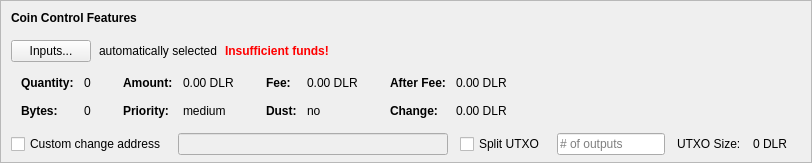
    <widget class="QFrame" name="frameCoinControl">
     <property name="sizePolicy">
      <sizepolicy hsizetype="Expanding" vsizetype="Expanding">
       <horstretch>0</horstretch>
       <verstretch>0</verstretch>
      </sizepolicy>
     </property>
     <property name="maximumSize">
      <size>
       <width>16777215</width>
       <height>16777215</height>
      </size>
     </property>
     <property name="frameShape">
      <enum>QFrame::StyledPanel</enum>
     </property>
     <property name="frameShadow">
      <enum>QFrame::Sunken</enum>
     </property>
     <layout class="QVBoxLayout" name="verticalLayoutCoinControl2">
      <property name="spacing">
       <number>0</number>
      </property>
      <property name="leftMargin">
       <number>0</number>
      </property>
      <property name="topMargin">
       <number>0</number>
      </property>
      <property name="rightMargin">
       <number>0</number>
      </property>
      <property name="bottomMargin">
       <number>6</number>
      </property>
      <item>
       <layout class="QVBoxLayout" name="verticalLayoutCoinControl" stretch="0,0,0,0,1">
        <property name="spacing">
         <number>0</number>
        </property>
        <property name="leftMargin">
         <number>10</number>
        </property>
        <property name="topMargin">
         <number>10</number>
        </property>
        <item>
         <layout class="QHBoxLayout" name="horizontalLayoutCoinControl1">
          <property name="bottomMargin">
           <number>15</number>
          </property>
          <item>
           <widget class="QLabel" name="labelCoinControlFeatures">
            <property name="sizePolicy">
             <sizepolicy hsizetype="Preferred" vsizetype="Maximum">
              <horstretch>0</horstretch>
              <verstretch>0</verstretch>
             </sizepolicy>
            </property>
            <property name="font">
             <font>
              <weight>75</weight>
              <bold>true</bold>
             </font>
            </property>
            <property name="styleSheet">
             <string notr="true">font-weight:bold;</string>
            </property>
            <property name="text">
             <string>Coin Control Features</string>
            </property>
           </widget>
          </item>
         </layout>
        </item>
        <item>
         <layout class="QHBoxLayout" name="horizontalLayoutCoinControl2" stretch="0,0,0,0">
          <property name="spacing">
           <number>8</number>
          </property>
          <property name="bottomMargin">
           <number>10</number>
          </property>
          <item>
           <widget class="QPushButton" name="pushButtonCoinControl">
            <property name="styleSheet">
             <string notr="true"/>
            </property>
            <property name="text">
             <string>Inputs...</string>
            </property>
            <property name="autoDefault">
             <bool>false</bool>
            </property>
           </widget>
          </item>
          <item>
           <widget class="QLabel" name="labelCoinControlAutomaticallySelected">
            <property name="text">
             <string>automatically selected</string>
            </property>
            <property name="margin">
             <number>5</number>
            </property>
           </widget>
          </item>
          <item>
           <widget class="QLabel" name="labelCoinControlInsuffFunds">
            <property name="font">
             <font>
              <weight>75</weight>
              <bold>true</bold>
             </font>
            </property>
            <property name="styleSheet">
             <string notr="true">color:red;font-weight:bold;</string>
            </property>
            <property name="text">
             <string>Insufficient funds!</string>
            </property>
            <property name="margin">
             <number>5</number>
            </property>
           </widget>
          </item>
          <item>
           <spacer name="horizontalSpacerCoinControl">
            <property name="orientation">
             <enum>Qt::Horizontal</enum>
            </property>
            <property name="sizeHint" stdset="0">
             <size>
              <width>40</width>
              <height>1</height>
             </size>
            </property>
           </spacer>
          </item>
         </layout>
        </item>
        <item>
         <widget class="QWidget" name="widgetCoinControl" native="true">
          <property name="sizePolicy">
           <sizepolicy hsizetype="Preferred" vsizetype="Preferred">
            <horstretch>0</horstretch>
            <verstretch>0</verstretch>
           </sizepolicy>
          </property>
          <property name="minimumSize">
           <size>
            <width>0</width>
            <height>0</height>
           </size>
          </property>
          <property name="styleSheet">
           <string notr="true"/>
          </property>
          <layout class="QHBoxLayout" name="horizontalLayoutCoinControl5">
           <property name="leftMargin">
            <number>0</number>
           </property>
           <property name="topMargin">
            <number>0</number>
           </property>
           <property name="rightMargin">
            <number>0</number>
           </property>
           <property name="bottomMargin">
            <number>0</number>
           </property>
           <item>
            <layout class="QHBoxLayout" name="horizontalLayoutCoinControl3" stretch="0,0,0,1">
             <property name="spacing">
              <number>20</number>
             </property>
             <property name="topMargin">
              <number>0</number>
             </property>
             <property name="bottomMargin">
              <number>10</number>
             </property>
             <item>
              <layout class="QFormLayout" name="formLayoutCoinControl1">
               <property name="horizontalSpacing">
                <number>10</number>
               </property>
               <property name="verticalSpacing">
                <number>14</number>
               </property>
               <property name="leftMargin">
                <number>10</number>
               </property>
               <property name="topMargin">
                <number>4</number>
               </property>
               <property name="rightMargin">
                <number>6</number>
               </property>
               <item row="0" column="0">
                <widget class="QLabel" name="labelCoinControlQuantityText">
                 <property name="font">
                  <font>
                   <weight>75</weight>
                   <bold>true</bold>
                  </font>
                 </property>
                 <property name="text">
                  <string>Quantity:</string>
                 </property>
                 <property name="margin">
                  <number>0</number>
                 </property>
                </widget>
               </item>
               <item row="0" column="1">
                <widget class="QLabel" name="labelCoinControlQuantity">
                 <property name="cursor">
                  <cursorShape>IBeamCursor</cursorShape>
                 </property>
                 <property name="contextMenuPolicy">
                  <enum>Qt::ActionsContextMenu</enum>
                 </property>
                 <property name="text">
                  <string notr="true">0</string>
                 </property>
                 <property name="margin">
                  <number>0</number>
                 </property>
                 <property name="textInteractionFlags">
                  <set>Qt::LinksAccessibleByMouse|Qt::TextSelectableByKeyboard|Qt::TextSelectableByMouse</set>
                 </property>
                </widget>
               </item>
               <item row="1" column="0">
                <widget class="QLabel" name="labelCoinControlBytesText">
                 <property name="font">
                  <font>
                   <weight>75</weight>
                   <bold>true</bold>
                  </font>
                 </property>
                 <property name="text">
                  <string>Bytes:</string>
                 </property>
                </widget>
               </item>
               <item row="1" column="1">
                <widget class="QLabel" name="labelCoinControlBytes">
                 <property name="cursor">
                  <cursorShape>IBeamCursor</cursorShape>
                 </property>
                 <property name="contextMenuPolicy">
                  <enum>Qt::ActionsContextMenu</enum>
                 </property>
                 <property name="text">
                  <string notr="true">0</string>
                 </property>
                 <property name="textInteractionFlags">
                  <set>Qt::LinksAccessibleByMouse|Qt::TextSelectableByKeyboard|Qt::TextSelectableByMouse</set>
                 </property>
                </widget>
               </item>
              </layout>
             </item>
             <item>
              <layout class="QFormLayout" name="formLayoutCoinControl2">
               <property name="horizontalSpacing">
                <number>10</number>
               </property>
               <property name="verticalSpacing">
                <number>14</number>
               </property>
               <property name="leftMargin">
                <number>6</number>
               </property>
               <property name="topMargin">
                <number>4</number>
               </property>
               <property name="rightMargin">
                <number>6</number>
               </property>
               <item row="0" column="0">
                <widget class="QLabel" name="labelCoinControlAmountText">
                 <property name="font">
                  <font>
                   <weight>75</weight>
                   <bold>true</bold>
                  </font>
                 </property>
                 <property name="text">
                  <string>Amount:</string>
                 </property>
                 <property name="margin">
                  <number>0</number>
                 </property>
                </widget>
               </item>
               <item row="0" column="1">
                <widget class="QLabel" name="labelCoinControlAmount">
                 <property name="cursor">
                  <cursorShape>IBeamCursor</cursorShape>
                 </property>
                 <property name="contextMenuPolicy">
                  <enum>Qt::ActionsContextMenu</enum>
                 </property>
                 <property name="text">
                  <string notr="true">0.00 DLR</string>
                 </property>
                 <property name="textInteractionFlags">
                  <set>Qt::LinksAccessibleByMouse|Qt::TextSelectableByKeyboard|Qt::TextSelectableByMouse</set>
                 </property>
                </widget>
               </item>
               <item row="1" column="0">
                <widget class="QLabel" name="labelCoinControlPriorityText">
                 <property name="font">
                  <font>
                   <weight>75</weight>
                   <bold>true</bold>
                  </font>
                 </property>
                 <property name="text">
                  <string>Priority:</string>
                 </property>
                </widget>
               </item>
               <item row="1" column="1">
                <widget class="QLabel" name="labelCoinControlPriority">
                 <property name="cursor">
                  <cursorShape>IBeamCursor</cursorShape>
                 </property>
                 <property name="contextMenuPolicy">
                  <enum>Qt::ActionsContextMenu</enum>
                 </property>
                 <property name="text">
                  <string>medium</string>
                 </property>
                 <property name="textInteractionFlags">
                  <set>Qt::LinksAccessibleByMouse|Qt::TextSelectableByKeyboard|Qt::TextSelectableByMouse</set>
                 </property>
                </widget>
               </item>
              </layout>
             </item>
             <item>
              <layout class="QFormLayout" name="formLayoutCoinControl3">
               <property name="horizontalSpacing">
                <number>10</number>
               </property>
               <property name="verticalSpacing">
                <number>14</number>
               </property>
               <property name="leftMargin">
                <number>6</number>
               </property>
               <property name="topMargin">
                <number>4</number>
               </property>
               <property name="rightMargin">
                <number>6</number>
               </property>
               <item row="0" column="0">
                <widget class="QLabel" name="labelCoinControlFeeText">
                 <property name="font">
                  <font>
                   <weight>75</weight>
                   <bold>true</bold>
                  </font>
                 </property>
                 <property name="text">
                  <string>Fee:</string>
                 </property>
                 <property name="margin">
                  <number>0</number>
                 </property>
                </widget>
               </item>
               <item row="0" column="1">
                <widget class="QLabel" name="labelCoinControlFee">
                 <property name="cursor">
                  <cursorShape>IBeamCursor</cursorShape>
                 </property>
                 <property name="contextMenuPolicy">
                  <enum>Qt::ActionsContextMenu</enum>
                 </property>
                 <property name="text">
                  <string notr="true">0.00 DLR</string>
                 </property>
                 <property name="textInteractionFlags">
                  <set>Qt::LinksAccessibleByMouse|Qt::TextSelectableByKeyboard|Qt::TextSelectableByMouse</set>
                 </property>
                </widget>
               </item>
               <item row="1" column="0">
                <widget class="QLabel" name="labelCoinControlLowOutputText">
                 <property name="font">
                  <font>
                   <weight>75</weight>
                   <bold>true</bold>
                  </font>
                 </property>
                 <property name="text">
                  <string>Dust:</string>
                 </property>
                </widget>
               </item>
               <item row="1" column="1">
                <widget class="QLabel" name="labelCoinControlLowOutput">
                 <property name="cursor">
                  <cursorShape>IBeamCursor</cursorShape>
                 </property>
                 <property name="contextMenuPolicy">
                  <enum>Qt::ActionsContextMenu</enum>
                 </property>
                 <property name="text">
                  <string>no</string>
                 </property>
                 <property name="textInteractionFlags">
                  <set>Qt::LinksAccessibleByMouse|Qt::TextSelectableByKeyboard|Qt::TextSelectableByMouse</set>
                 </property>
                </widget>
               </item>
              </layout>
             </item>
             <item>
              <layout class="QFormLayout" name="formLayoutCoinControl4">
               <property name="horizontalSpacing">
                <number>10</number>
               </property>
               <property name="verticalSpacing">
                <number>14</number>
               </property>
               <property name="leftMargin">
                <number>6</number>
               </property>
               <property name="topMargin">
                <number>4</number>
               </property>
               <property name="rightMargin">
                <number>6</number>
               </property>
               <item row="0" column="0">
                <widget class="QLabel" name="labelCoinControlAfterFeeText">
                 <property name="font">
                  <font>
                   <weight>75</weight>
                   <bold>true</bold>
                  </font>
                 </property>
                 <property name="text">
                  <string>After Fee:</string>
                 </property>
                 <property name="margin">
                  <number>0</number>
                 </property>
                </widget>
               </item>
               <item row="0" column="1">
                <widget class="QLabel" name="labelCoinControlAfterFee">
                 <property name="cursor">
                  <cursorShape>IBeamCursor</cursorShape>
                 </property>
                 <property name="contextMenuPolicy">
                  <enum>Qt::ActionsContextMenu</enum>
                 </property>
                 <property name="text">
                  <string notr="true">0.00 DLR</string>
                 </property>
                 <property name="textInteractionFlags">
                  <set>Qt::LinksAccessibleByMouse|Qt::TextSelectableByKeyboard|Qt::TextSelectableByMouse</set>
                 </property>
                </widget>
               </item>
               <item row="1" column="0">
                <widget class="QLabel" name="labelCoinControlChangeText">
                 <property name="font">
                  <font>
                   <weight>75</weight>
                   <bold>true</bold>
                  </font>
                 </property>
                 <property name="text">
                  <string>Change:</string>
                 </property>
                </widget>
               </item>
               <item row="1" column="1">
                <widget class="QLabel" name="labelCoinControlChange">
                 <property name="cursor">
                  <cursorShape>IBeamCursor</cursorShape>
                 </property>
                 <property name="contextMenuPolicy">
                  <enum>Qt::ActionsContextMenu</enum>
                 </property>
                 <property name="text">
                  <string notr="true">0.00 DLR</string>
                 </property>
                 <property name="textInteractionFlags">
                  <set>Qt::LinksAccessibleByMouse|Qt::TextSelectableByKeyboard|Qt::TextSelectableByMouse</set>
                 </property>
                </widget>
               </item>
              </layout>
             </item>
            </layout>
           </item>
          </layout>
         </widget>
        </item>
        <item>
         <layout class="QHBoxLayout" name="horizontalLayoutCoinControl4" stretch="0,0,0,0,0,0,0">
          <property name="spacing">
           <number>12</number>
          </property>
          <property name="sizeConstraint">
           <enum>QLayout::SetDefaultConstraint</enum>
          </property>
          <property name="topMargin">
           <number>5</number>
          </property>
          <property name="rightMargin">
           <number>5</number>
          </property>
          <item>
           <widget class="QCheckBox" name="checkBoxCoinControlChange">
            <property name="toolTip">
             <string>If this is activated, but the change address is empty or invalid, change will be sent to a newly generated address.</string>
            </property>
            <property name="text">
             <string>Custom change address</string>
            </property>
           </widget>
          </item>
          <item>
           <widget class="QValidatedLineEdit" name="lineEditCoinControlChange">
            <property name="enabled">
             <bool>false</bool>
            </property>
            <property name="sizePolicy">
             <sizepolicy hsizetype="Expanding" vsizetype="Fixed">
              <horstretch>0</horstretch>
              <verstretch>0</verstretch>
             </sizepolicy>
            </property>
           </widget>
          </item>
          <item>
           <widget class="QCheckBox" name="splitBlockCheckBox">
            <property name="text">
             <string>Split UTXO</string>
            </property>
           </widget>
          </item>
          <item>
           <widget class="QLineEdit" name="splitBlockLineEdit">
            <property name="sizePolicy">
             <sizepolicy hsizetype="Fixed" vsizetype="Fixed">
              <horstretch>50</horstretch>
              <verstretch>0</verstretch>
             </sizepolicy>
            </property>
            <property name="placeholderText">
             <string># of outputs</string>
            </property>
           </widget>
          </item>
          <item>
           <widget class="QLabel" name="labelBlockSizeText">
            <property name="text">
             <string>UTXO Size:</string>
            </property>
           </widget>
          </item>
          <item>
           <widget class="QLabel" name="labelBlockSize">
            <property name="text">
             <string>0 DLR</string>
            </property>
           </widget>
          </item>
          <item>
           <widget class="QLabel" name="labelCoinControlChangeLabel">
            <property name="sizePolicy">
             <sizepolicy hsizetype="Preferred" vsizetype="Expanding">
              <horstretch>0</horstretch>
              <verstretch>0</verstretch>
             </sizepolicy>
            </property>
            <property name="minimumSize">
             <size>
              <width>0</width>
              <height>0</height>
             </size>
            </property>
            <property name="text">
             <string/>
            </property>
            <property name="margin">
             <number>3</number>
            </property>
           </widget>
          </item>
         </layout>
        </item>
        <item>
         <spacer name="verticalSpacerCoinControl">
          <property name="orientation">
           <enum>Qt::Vertical</enum>
          </property>
          <property name="sizeHint" stdset="0">
           <size>
            <width>800</width>
            <height>1</height>
           </size>
          </property>
         </spacer>
        </item>
       </layout>
      </item>
     </layout>
    </widget>
